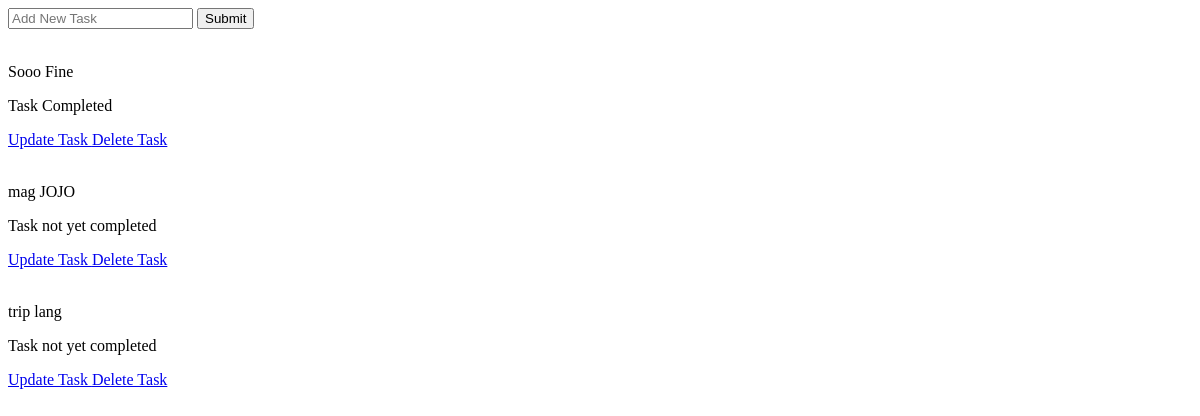
The app's page /, older data.
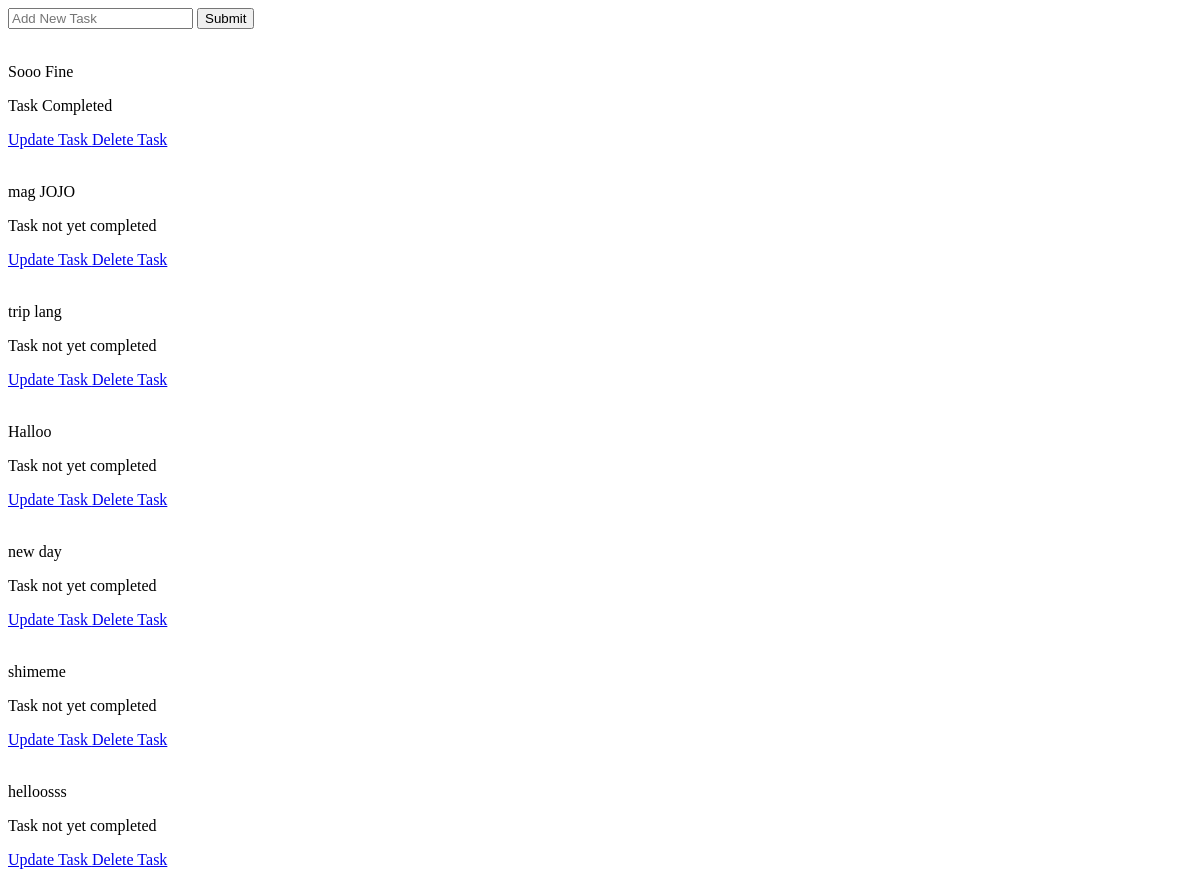
The same page, newer data.
### tasks/models.py (models this page shows)
class Task(models.Model):
    title = models.CharField(max_length=200)
    completed = models.BooleanField(default=False)
    created_at = models.DateTimeField(auto_now_add=True)
    def __str__(self):
        return self.title

### tasks/views.py (the view)
# urls.py: path('',views.index, name=""),
def index(request):
    form = TaskForm()
    tasks = Task.objects.all()
    if request.method == "POST":
        form = TaskForm(request.POST)
        if form.is_valid():
            form.save()
        return redirect('/')
    context = {'tasks': tasks,
               'TaskForm': form}
    return render(request, 'tasks/tasks.html', context=context)

### tasks/forms.py
class TaskForm(forms.ModelForm):
    title = forms.CharField(widget=forms.TextInput(attrs={'placeholder':'Add New Task'}))
    class Meta:
        model = Task
        fields = "__all__"

### tasks/templates/tasks/tasks.html (shortened to what this page needs)
<!DOCTYPE html>
<html lang="en">
<head>
</head>
<body>
    <div>
        <form action="/" method="POST">
            {{ TaskForm.title }}
            <input class="btn" type="submit" name="Create Task">
        </form>
        <br>
    </div>
    <div>
        {% for task in tasks %}
        <p>{{ task }}</p>
        {% if task.completed == True %}
            <p>Task Completed</p>
        {% else %}
            <p>Task not yet completed</p>
        {% endif %}
        <a href="{% url 'update-task' task.id %}">
            Update Task
        </a>
        <a href="{% url 'delete-task' task.id %}">
            Delete Task
        </a>
        <br>
        <br>
        {% endfor %}
    </div>
</body>
</html>

Row changes from the older to the newer data that the page shows:
added Task: title "Halloo", completed "Task not yet completed"
added Task: title "new day", completed "Task not yet completed"
added Task: title "shimeme", completed "Task not yet completed"
added Task: title "helloosss", completed "Task not yet completed"
